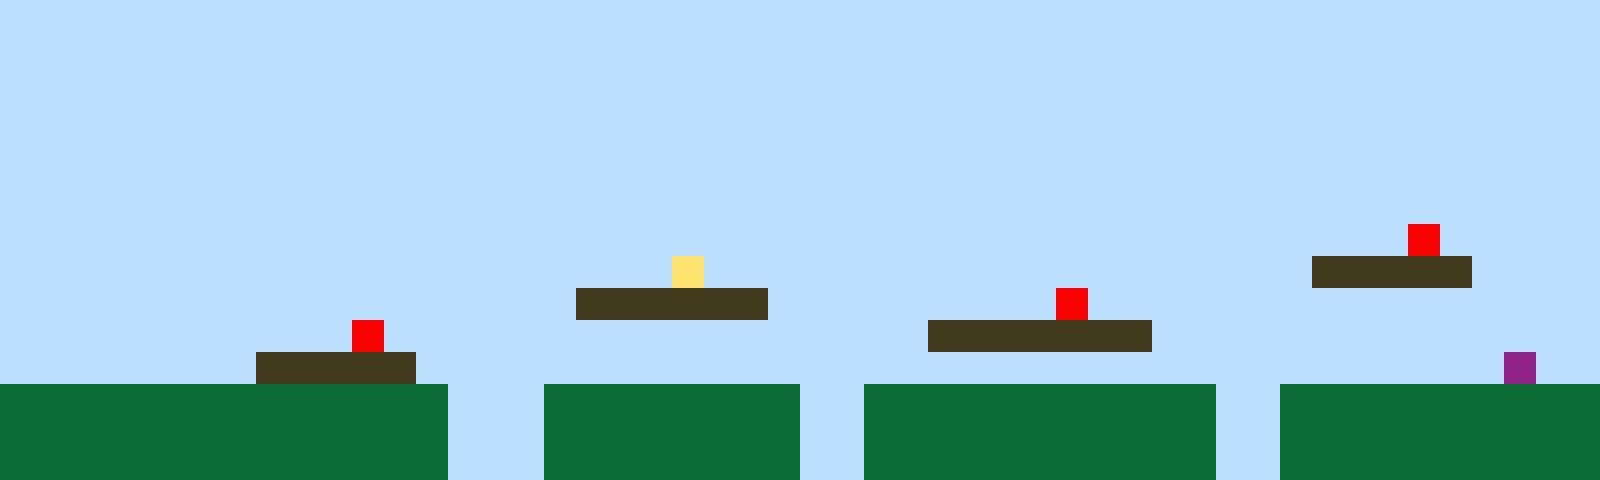

Tiled map render using the project's own tile images. Description and the whole map definition, tile-layer contents included, below:
An orthogonal 50x15 tile map with 32x32 px tiles, 1 tile layer (Tile Layer 1).

<map version="1.10" tiledversion="1.11.2" orientation="orthogonal" renderorder="right-up" width="50" height="15" tilewidth="32" tileheight="32" infinite="0" nextlayerid="2" nextobjectid="1"><editorsettings><export target="map1.csv" format="csv" /></editorsettings><tileset firstgid="1" name="sprites" tilewidth="32" tileheight="32" tilecount="6" columns="3"><image source="sprites.png" width="96" height="64" /></tileset><layer id="1" name="Tile Layer 1" width="50" height="15"><data encoding="csv">1,1,1,1,1,1,1,1,1,1,1,1,1,1,1,1,1,1,1,1,1,1,1,1,1,1,1,1,1,1,1,1,1,1,1,1,1,1,1,1,1,1,1,1,1,1,1,1,1,1,1,1,1,1,1,1,1,1,1,1,1,1,1,1,1,1,1,1,1,1,1,1,1,1,1,1,1,1,1,1,1,1,1,1,1,1,1,1,1,1,1,1,1,1,1,1,1,1,1,1,1,1,1,1,1,1,1,1,1,1,1,1,1,1,1,1,1,1,1,1,1,1,1,1,1,1,1,1,1,1,1,1,1,1,1,1,1,1,1,1,1,1,1,1,1,1,1,1,1,1,1,1,1,1,1,1,1,1,1,1,1,1,1,1,1,1,1,1,1,1,1,1,1,1,1,1,1,1,1,1,1,1,1,1,1,1,1,1,1,1,1,1,1,1,1,1,1,1,1,1,1,1,1,1,1,1,1,1,1,1,1,1,1,1,1,1,1,1,1,1,1,1,1,1,1,1,1,1,1,1,1,1,1,1,1,1,1,1,1,1,1,1,1,1,1,1,1,1,1,1,1,1,1,1,1,1,1,1,1,1,1,1,1,1,1,1,1,1,1,1,1,1,1,1,1,1,1,1,1,1,1,1,1,1,1,1,1,1,1,1,1,1,1,1,1,1,1,1,1,1,1,1,1,1,1,1,1,1,1,1,1,1,1,1,1,1,1,1,1,1,1,1,1,1,1,1,1,1,1,1,1,1,1,1,1,1,1,1,1,1,1,1,1,1,1,1,1,1,1,1,1,1,1,1,1,1,1,1,1,1,1,1,1,1,1,1,1,1,1,1,1,1,1,1,1,1,1,1,1,1,1,1,1,1,1,1,1,1,1,1,1,1,1,1,5,1,1,1,1,1,1,1,1,1,1,1,1,1,1,1,1,1,1,1,1,1,1,1,1,1,1,4,1,1,1,1,1,1,1,1,1,1,1,1,1,1,1,1,1,1,1,3,3,3,3,3,1,1,1,1,1,1,1,1,1,1,1,1,1,1,1,1,1,1,1,1,1,1,3,3,3,3,3,3,1,1,1,1,1,1,1,1,1,5,1,1,1,1,1,1,1,1,1,1,1,1,1,1,1,1,1,1,1,1,1,1,1,1,1,1,1,5,1,1,1,1,1,1,1,1,1,1,1,1,1,1,1,1,1,3,3,3,3,3,3,3,1,1,1,1,1,1,1,1,1,1,1,1,1,1,1,1,1,1,1,1,1,1,3,3,3,3,3,1,1,1,1,1,1,1,1,1,1,1,1,1,1,1,1,1,1,1,1,1,1,1,1,1,1,1,1,1,1,1,1,1,1,6,1,1,2,2,2,2,2,2,2,2,2,2,2,2,2,2,1,1,1,2,2,2,2,2,2,2,2,1,1,2,2,2,2,2,2,2,2,2,2,2,1,1,2,2,2,2,2,2,2,2,2,2,2,2,2,2,2,2,2,2,2,2,2,2,2,2,1,1,1,2,2,2,2,2,2,2,2,1,1,2,2,2,2,2,2,2,2,2,2,2,1,1,2,2,2,2,2,2,2,2,2,2,2,2,2,2,2,2,2,2,2,2,2,2,2,2,1,1,1,2,2,2,2,2,2,2,2,1,1,2,2,2,2,2,2,2,2,2,2,2,1,1,2,2,2,2,2,2,2,2,2,2</data></layer></map>
